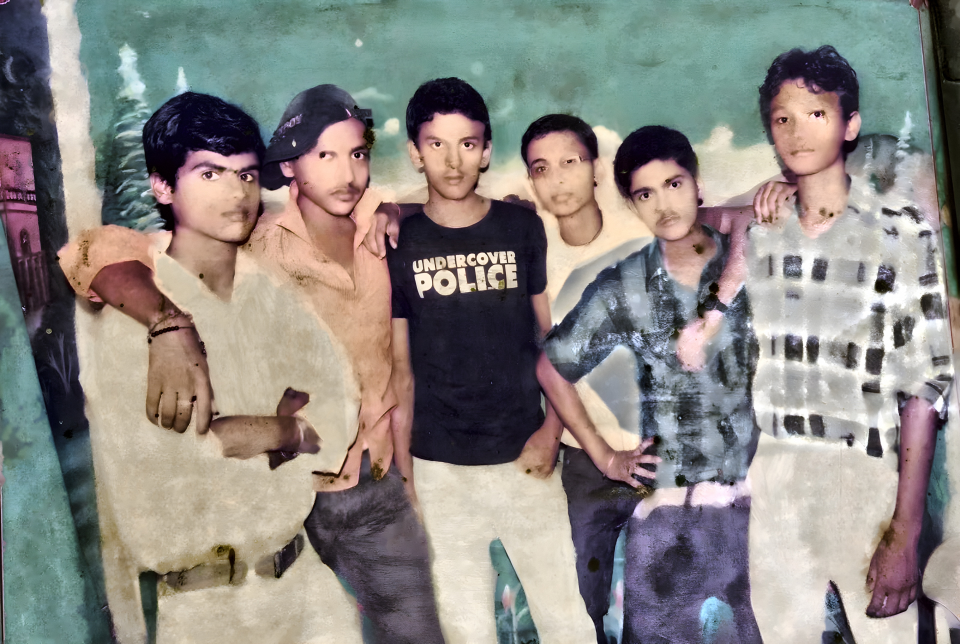
#> input picture media/old-photo/friends-restored-4k.jpg, 3840 x 2575 px (shown at 1/4 size)
$ python black_and_white.py
#> lines starting #> are read from the running program, lines starting #| are printed output that depends on the picture
"""Black-and-white and sepia versions of the restored photo.

A channel mix close to luminance, leaning a little on red so skin stays
smooth, then soft levels that keep detail in the pale clothes and in the
faces, a mild S-curve, and a touch of local contrast. The sepia version
tones that same black and white like an old print: deep warm brown in the
shadows running to a soft cream in the highlights.

    python3 media/old-photo/black_and_white.py
"""

from pathlib import Path

import cv2
import numpy as np

HERE = Path(__file__).resolve().parent
SOURCE = HERE / "friends-restored-4k.jpg"
OUTPUT = HERE / "friends-restored-4k-bw.jpg"
SEPIA = HERE / "friends-restored-4k-sepia.jpg"
SHADOW = np.array([22, 32, 48], np.float32) / 255      # BGR: dark brown
HIGHLIGHT = np.array([196, 228, 244], np.float32) / 255  # BGR: warm cream

MIX = np.array([0.12, 0.53, 0.35], np.float32)    # B, G, R weights


def main():
    img = cv2.imread(str(SOURCE)).astype(np.float32) / 255
    g = img @ MIX
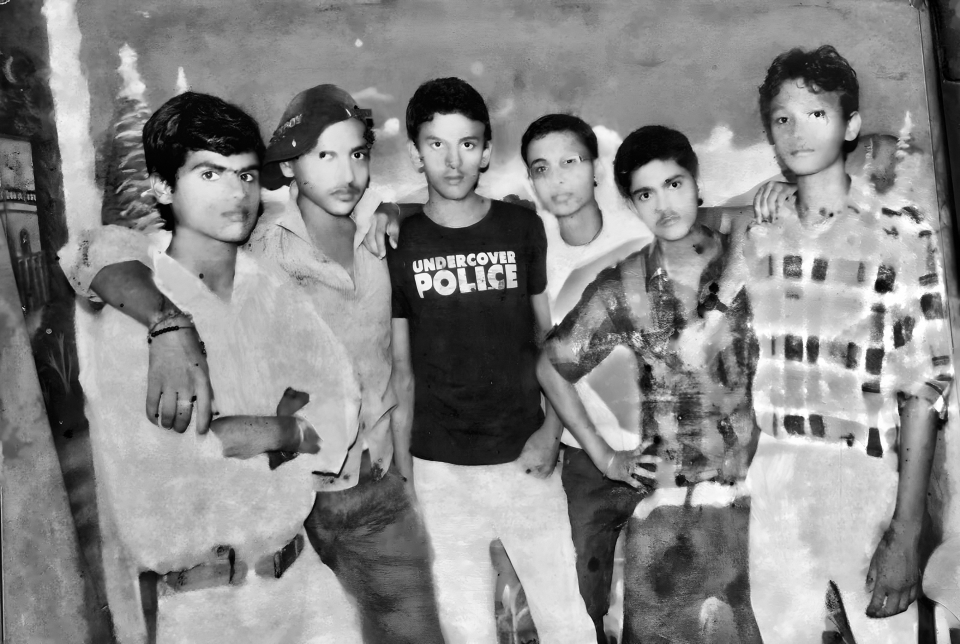
#> g: shape (2575, 3840) float32 (shown at 1/4 size); min 0, max 1, mean 0.534
    # Levels: deep blacks, whites kept just short of clipping.
    lo, hi = np.percentile(g, (0.3, 99.95))
#> lo = 0.0144; hi = 1
    g = np.clip((g - lo) / (hi - lo), 0, 1) * 0.90 + 0.04
    g = g ** 1.12                                   # pull the mid-tones down off the paper white
    # Gentle S-curve.
    g = g + 0.08 * g * (1 - g) * (2 * g - 1)
    # Light local contrast at face scale.
    blur = cv2.GaussianBlur(g, (0, 0), 24)
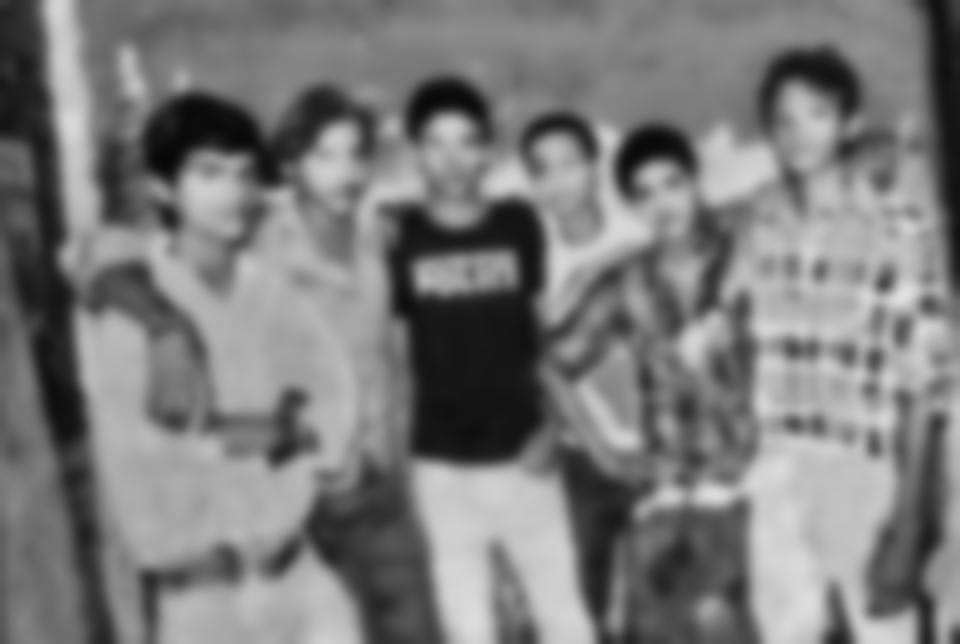
#> blur: shape (2575, 3840) float32 (shown at 1/4 size); min 0.0304, max 0.881, mean 0.483
    g = np.clip(g + (g - blur) * 0.12, 0, 1)
    cv2.imwrite(str(OUTPUT), (g * 255 + 0.5).astype(np.uint8), [cv2.IMWRITE_JPEG_QUALITY, 95])
    print(f"wrote {OUTPUT}")

    # Sepia: a duotone from brown shadows to cream highlights, with the tint
    # strongest in the mid-tones, as on a toned silver print.
    t = g[..., None]
    sepia = SHADOW + (HIGHLIGHT - SHADOW) * t
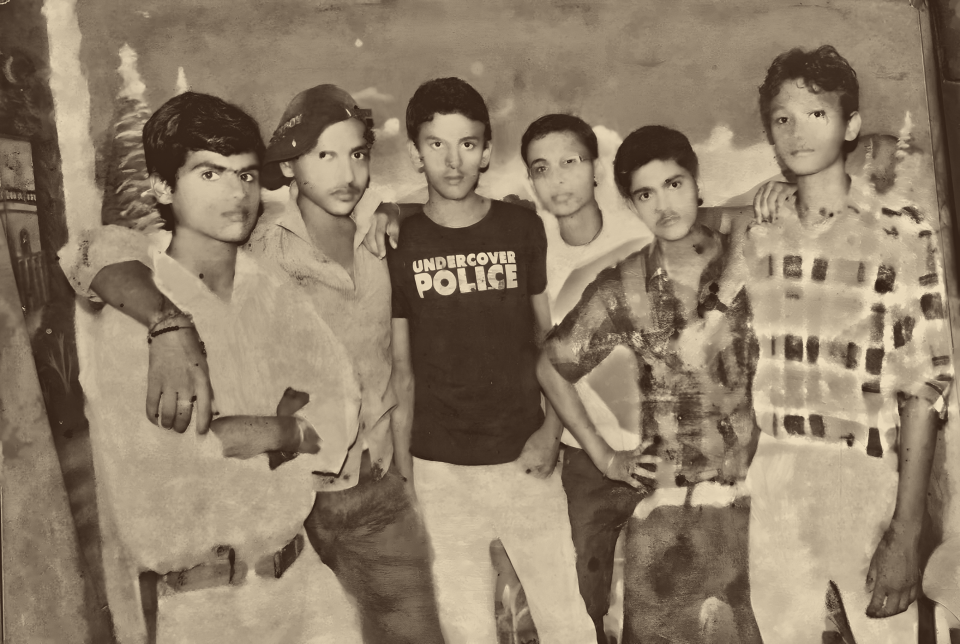
#> sepia: shape (2575, 3840, 3) float32 (shown at 1/4 size); mean of channels 0, 1, 2 0.417, 0.503, 0.571; drawn as B, G, R
    mid = 4 * t * (1 - t)
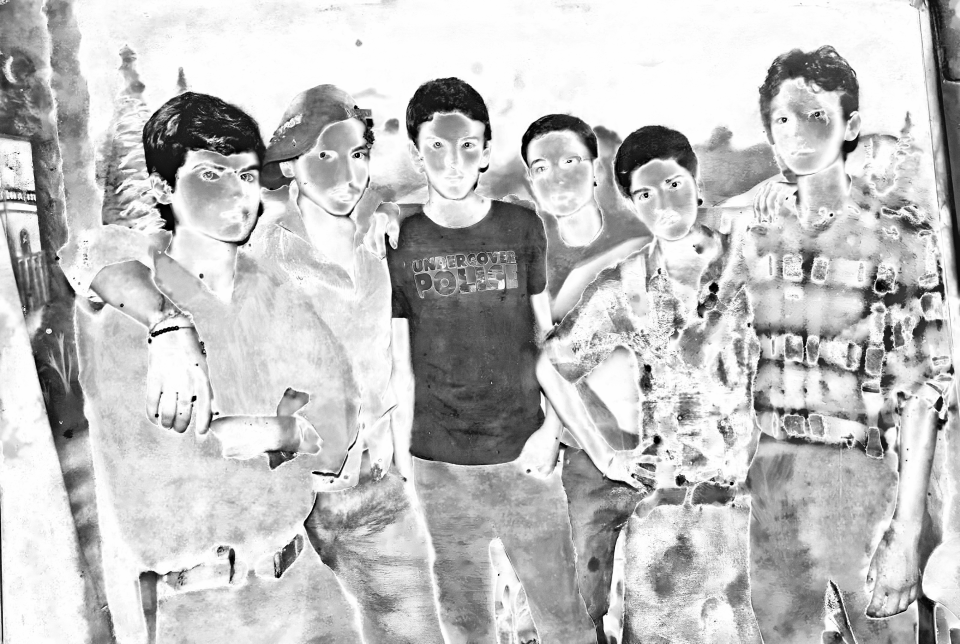
#> mid: shape (2575, 3840, 1) float32 (shown at 1/4 size); min 0, max 1, mean 0.756
    sepia = sepia + mid * np.array([-0.02, 0.0, 0.025], np.float32)
    cv2.imwrite(str(SEPIA), (np.clip(sepia, 0, 1) * 255 + 0.5).astype(np.uint8), [cv2.IMWRITE_JPEG_QUALITY, 95])
    print(f"wrote {SEPIA}")


if __name__ == "__main__":
    main()

$ run again, with media/old-photo/friends-a.jpg copied over media/old-photo/friends-restored-4k.jpg
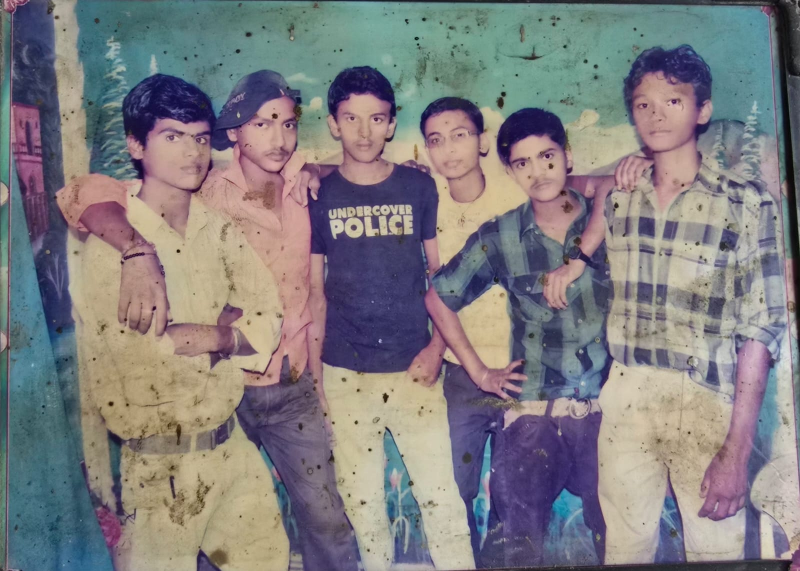
#> input picture media/old-photo/friends-a.jpg, 1600 x 1142 px (shown at 1/2 size)
#> in main, `g = img @ MIX`:
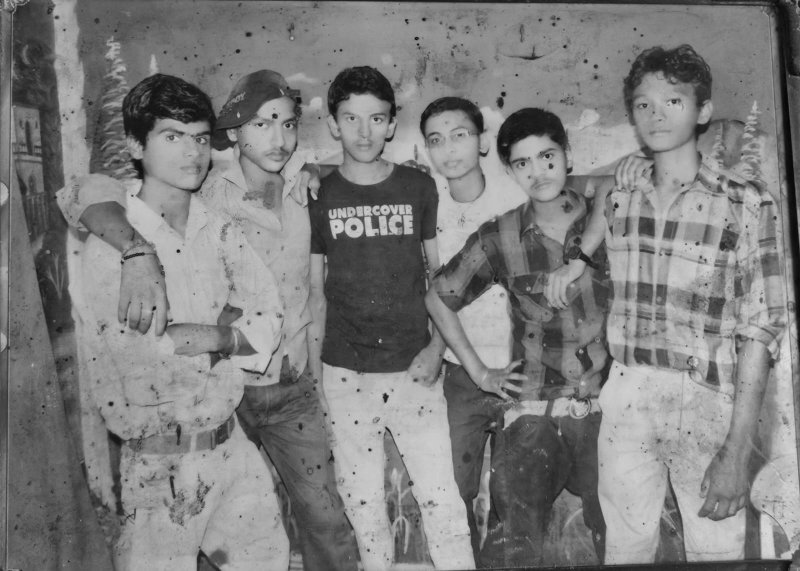
#> g: shape (1142, 1600) float32 (shown at 1/2 size); min 0.00416, max 0.889, mean 0.497
#> lo = 0.0747; hi = 0.829
#> in main, `mid = 4 * t * (1 - t)`:
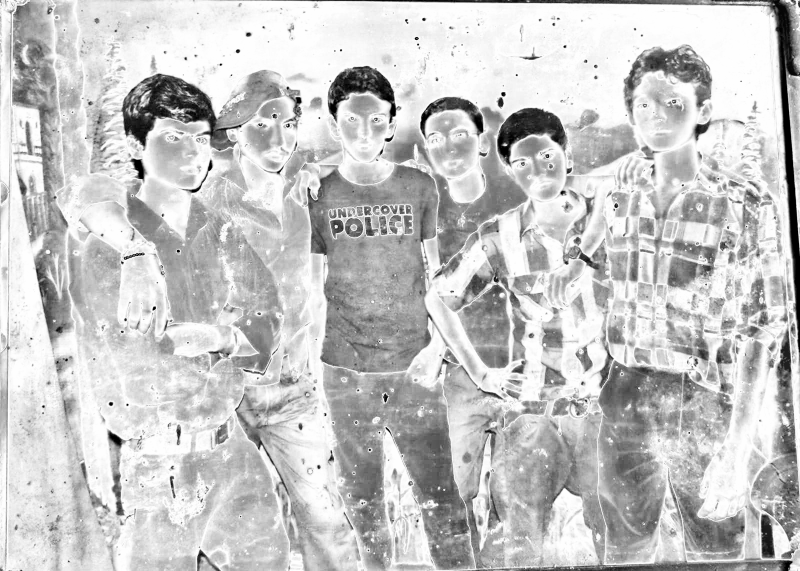
#> mid: shape (1142, 1600, 1) float32 (shown at 1/2 size); min 0, max 1, mean 0.777

$ run again, with media/old-photo/friends-ai-3x2.jpg copied over media/old-photo/friends-restored-4k.jpg
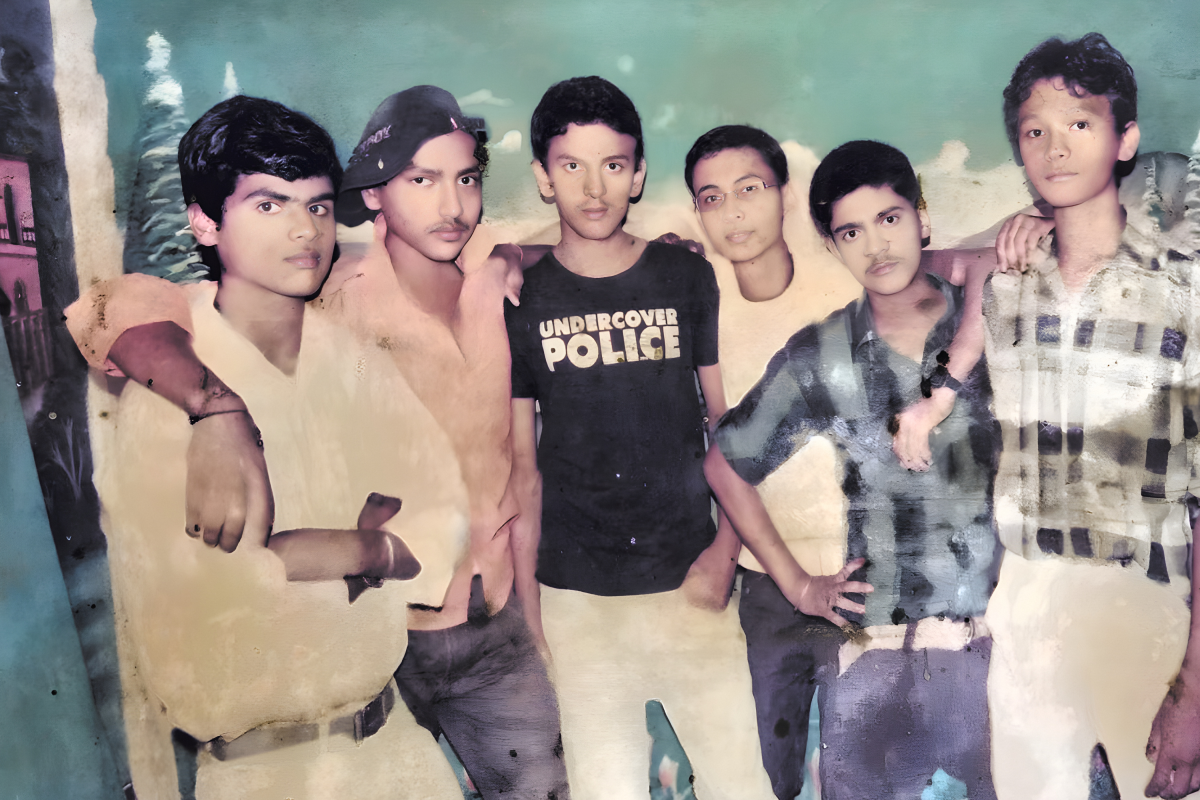
#> input picture media/old-photo/friends-ai-3x2.jpg, 3600 x 2400 px (shown at 1/3 size)
#> in main, `g = img @ MIX`:
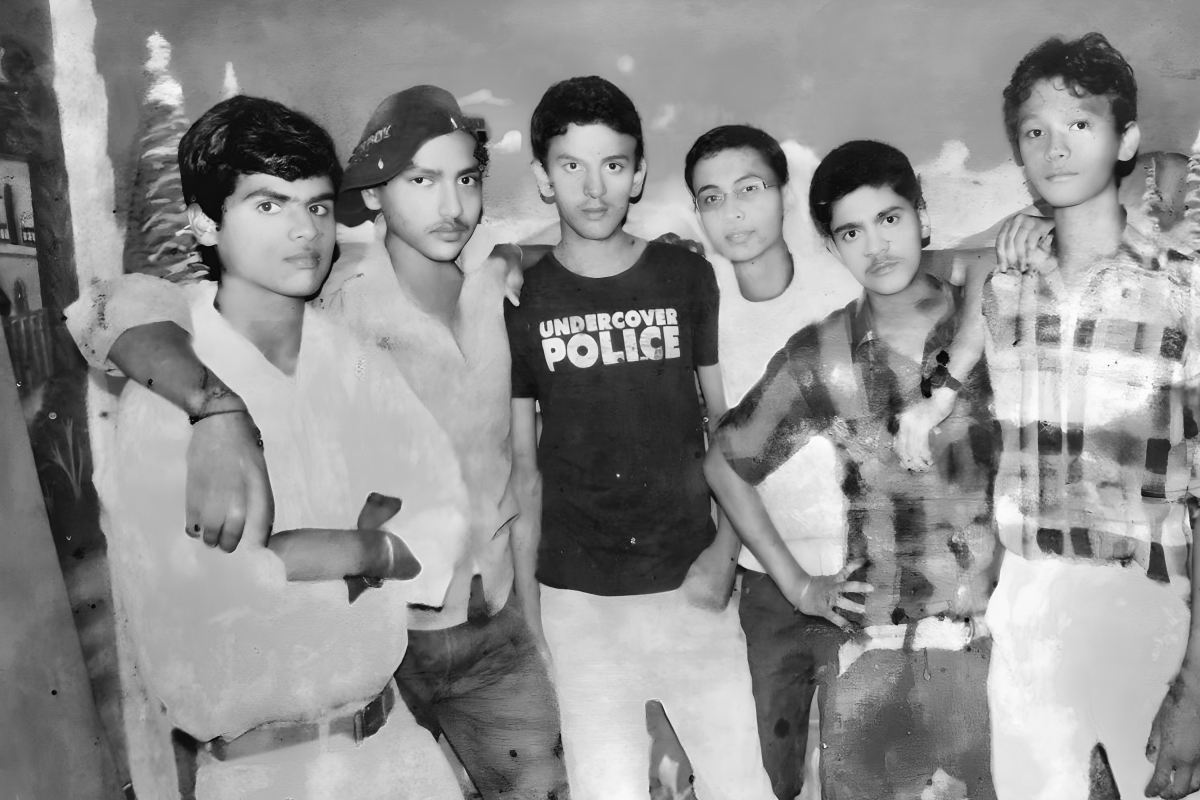
#> g: shape (2400, 3600) float32 (shown at 1/3 size); min 0.00765, max 0.999, mean 0.565
#> lo = 0.0559; hi = 0.986
#> in main, `mid = 4 * t * (1 - t)`:
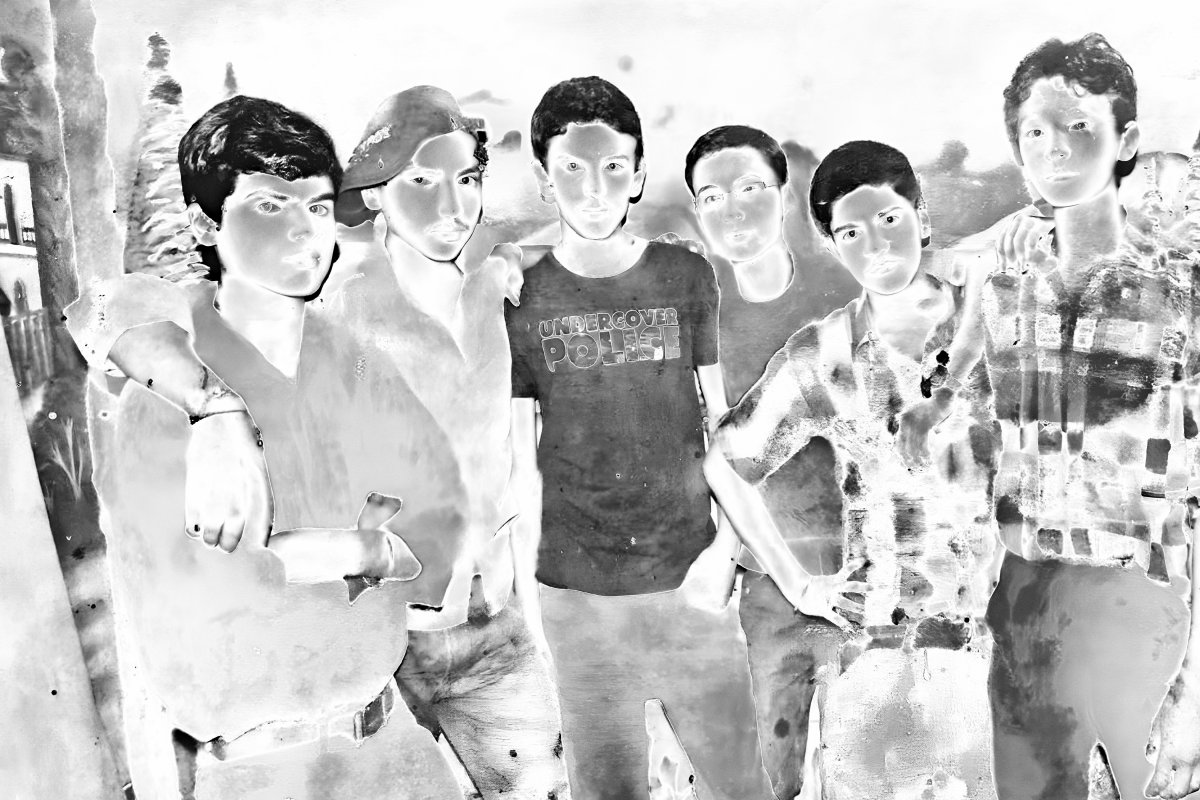
#> mid: shape (2400, 3600, 1) float32 (shown at 1/3 size); min 0, max 1, mean 0.766
